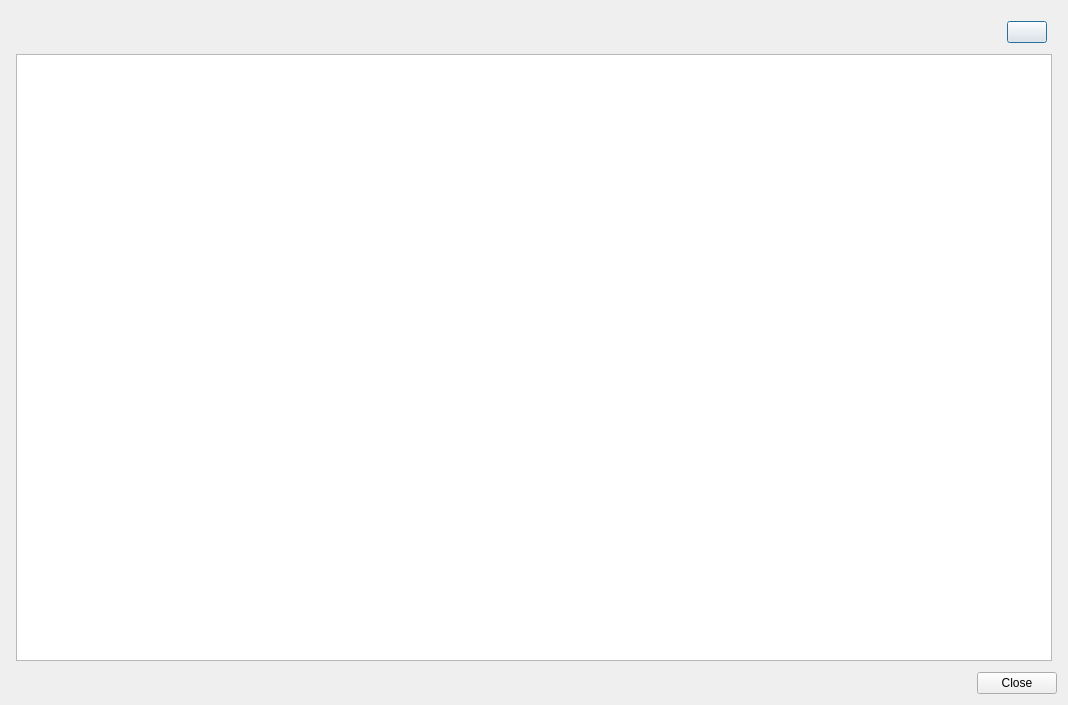
<?xml version="1.0" encoding="UTF-8"?>
<ui version="4.0">
 <class>DialogShowSimpleGraphic</class>
 <widget class="QDialog" name="DialogShowSimpleGraphic">
  <property name="geometry">
   <rect>
    <x>0</x>
    <y>0</y>
    <width>1068</width>
    <height>705</height>
   </rect>
  </property>
  <property name="windowTitle">
   <string>Mostrar gráfico</string>
  </property>
  <layout class="QVBoxLayout" name="verticalLayout_2">
   <item>
    <layout class="QVBoxLayout" name="verticalLayout">
     <property name="leftMargin">
      <number>5</number>
     </property>
     <property name="topMargin">
      <number>5</number>
     </property>
     <property name="rightMargin">
      <number>5</number>
     </property>
     <property name="bottomMargin">
      <number>5</number>
     </property>
     <item>
      <layout class="QHBoxLayout" name="horizontalLayout">
       <property name="leftMargin">
        <number>5</number>
       </property>
       <property name="topMargin">
        <number>5</number>
       </property>
       <property name="rightMargin">
        <number>5</number>
       </property>
       <property name="bottomMargin">
        <number>5</number>
       </property>
       <item>
        <spacer name="horizontalSpacer">
         <property name="orientation">
          <enum>Qt::Horizontal</enum>
         </property>
         <property name="sizeHint" stdset="0">
          <size>
           <width>40</width>
           <height>20</height>
          </size>
         </property>
        </spacer>
       </item>
       <item>
        <widget class="QPushButton" name="btnPrint">
         <property name="toolTip">
          <string>Imprimir</string>
         </property>
         <property name="text">
          <string/>
         </property>
         <property name="icon">
          <iconset theme="printer">
           <normaloff>.</normaloff>.</iconset>
         </property>
        </widget>
       </item>
      </layout>
     </item>
     <item>
      <widget class="QGraphicsView" name="chartView"/>
     </item>
    </layout>
   </item>
   <item>
    <widget class="QDialogButtonBox" name="buttonBox">
     <property name="orientation">
      <enum>Qt::Horizontal</enum>
     </property>
     <property name="standardButtons">
      <set>QDialogButtonBox::Close</set>
     </property>
    </widget>
   </item>
  </layout>
 </widget>
 <resources/>
 <connections>
  <connection>
   <sender>buttonBox</sender>
   <signal>accepted()</signal>
   <receiver>DialogShowSimpleGraphic</receiver>
   <slot>accept()</slot>
   <hints>
    <hint type="sourcelabel">
     <x>248</x>
     <y>254</y>
    </hint>
    <hint type="destinationlabel">
     <x>157</x>
     <y>274</y>
    </hint>
   </hints>
  </connection>
  <connection>
   <sender>buttonBox</sender>
   <signal>rejected()</signal>
   <receiver>DialogShowSimpleGraphic</receiver>
   <slot>reject()</slot>
   <hints>
    <hint type="sourcelabel">
     <x>316</x>
     <y>260</y>
    </hint>
    <hint type="destinationlabel">
     <x>286</x>
     <y>274</y>
    </hint>
   </hints>
  </connection>
 </connections>
</ui>
